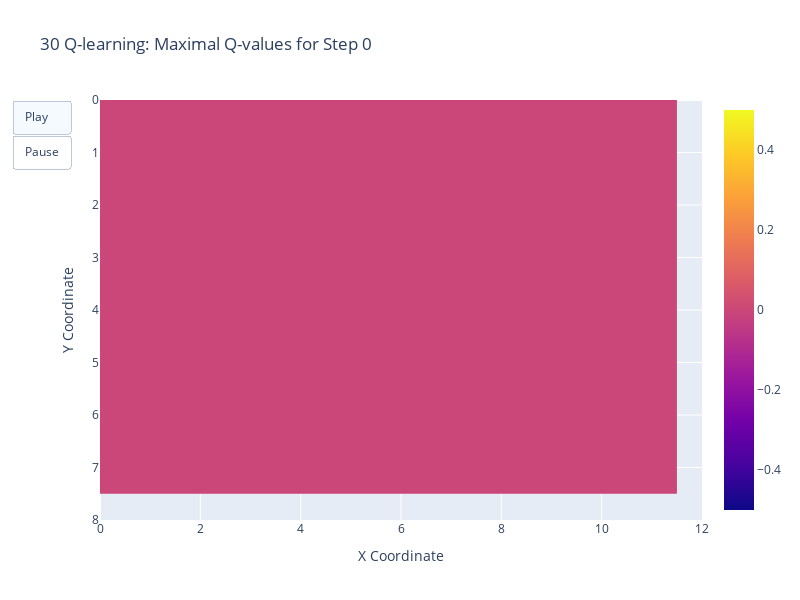

Notebook source saved alongside this figure:
### Code cell
N_ENV = 30

key = random.PRNGKey(SEED)
keys = random.split(key, N_ENV)

all_obs, all_rewards, all_done, all_q_values = tabular_parallel_rollout(
    keys, TIME_STEPS, N_ACTIONS, GRID_SIZE, N_ENV, env, agent, policy
)
animated_heatmap(jnp.mean(all_q_values, axis=-1), 
                 dims=jnp.asarray(GRID_SIZE), 
                 agent_name=f"{N_ENV} Q-learning", 
                 sample_freq=1000, 
                 log_scale=False
                )

### Figure 1 — Plotly figure (JSON) as saved in the notebook; plotly's stock layout.template omitted (floating-point values rounded to 4 significant figures)
{"data": [{"type": "heatmap", "z": [[0, 0, 0, 0, 0, 0, 0, 0, 0, 0, 0, 0], [0, 0, 0, 0, 0, 0, 0, 0, 0, 0, 0, 0], [0, 0, 0, 0, 0, 0, 0, 0, 0, 0, 0, 0], [0, 0, 0, 0, 0, 0, 0, 0, 0, 0, 0, 0], [0, 0, 0, 0, 0, 0, 0, 0, 0, 0, 0, 0], [0, 0, 0, 0, 0, 0, 0, 0, 0, 0, 0, 0], [0, 0, 0, 0, 0, 0, 0, 0, 0, 0, 0, 0], [0, 0, 0, 0, 0, 0, 0, 0, 0, 0, 0, 0]]}], "layout": {"height": 600, "title": {"text": "30 Q-learning: Maximal Q-values for Step 0"}, "updatemenus": [{"buttons": [{"args": [null, {"frame": {"duration": 50, "redraw": true}, "fromcurrent": true}], "label": "Play", "method": "animate"}, {"args": [[null], {"frame": {"duration": 0, "redraw": false}}], "label": "Pause", "method": "relayout"}], "type": "buttons"}], "width": 800, "xaxis": {"range": [0, 12], "title": {"text": "X Coordinate"}}, "yaxis": {"autorange": false, "range": [8, 0], "title": {"text": "Y Coordinate"}}}}
